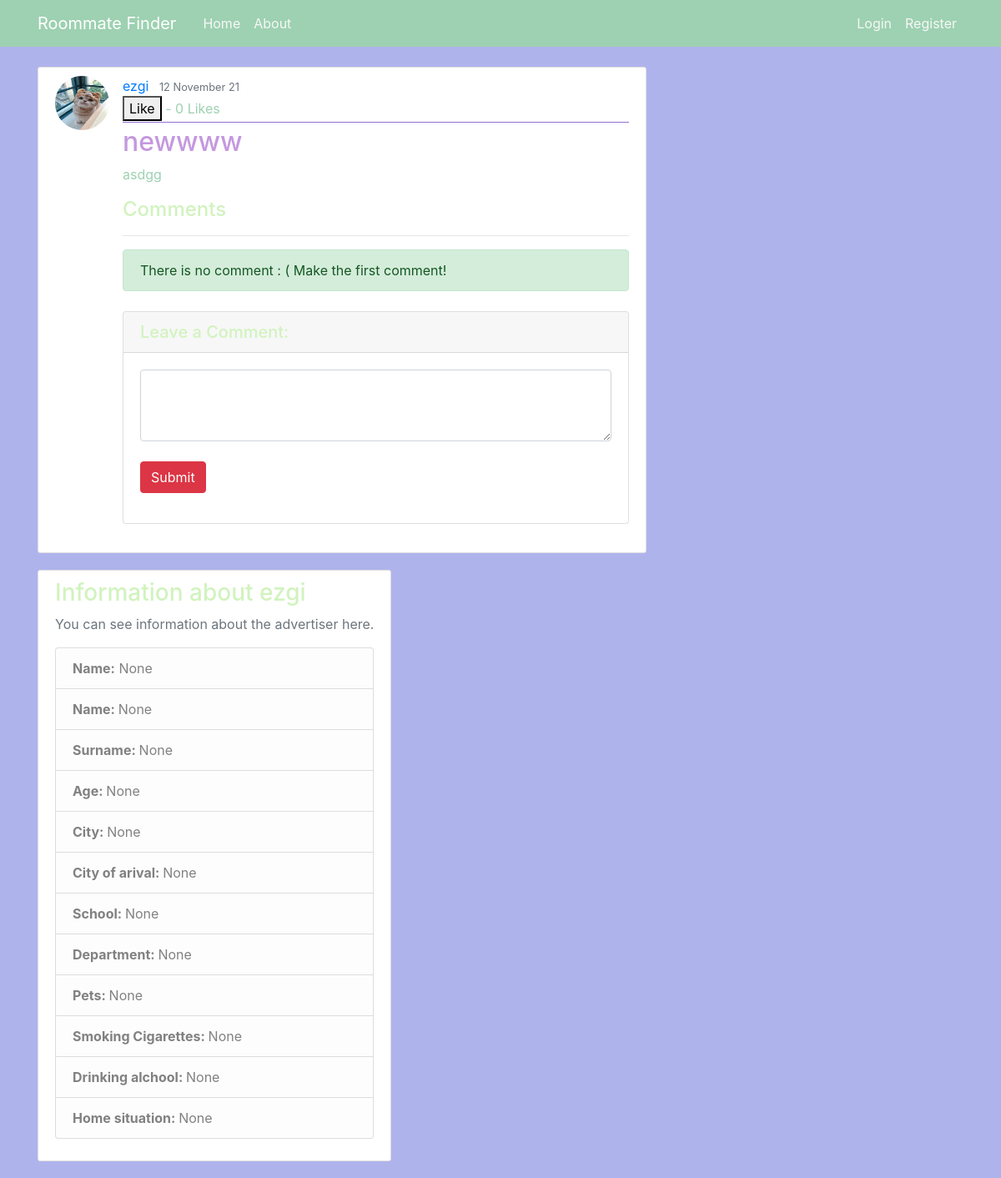
Before: /post/10/ with the older database file.
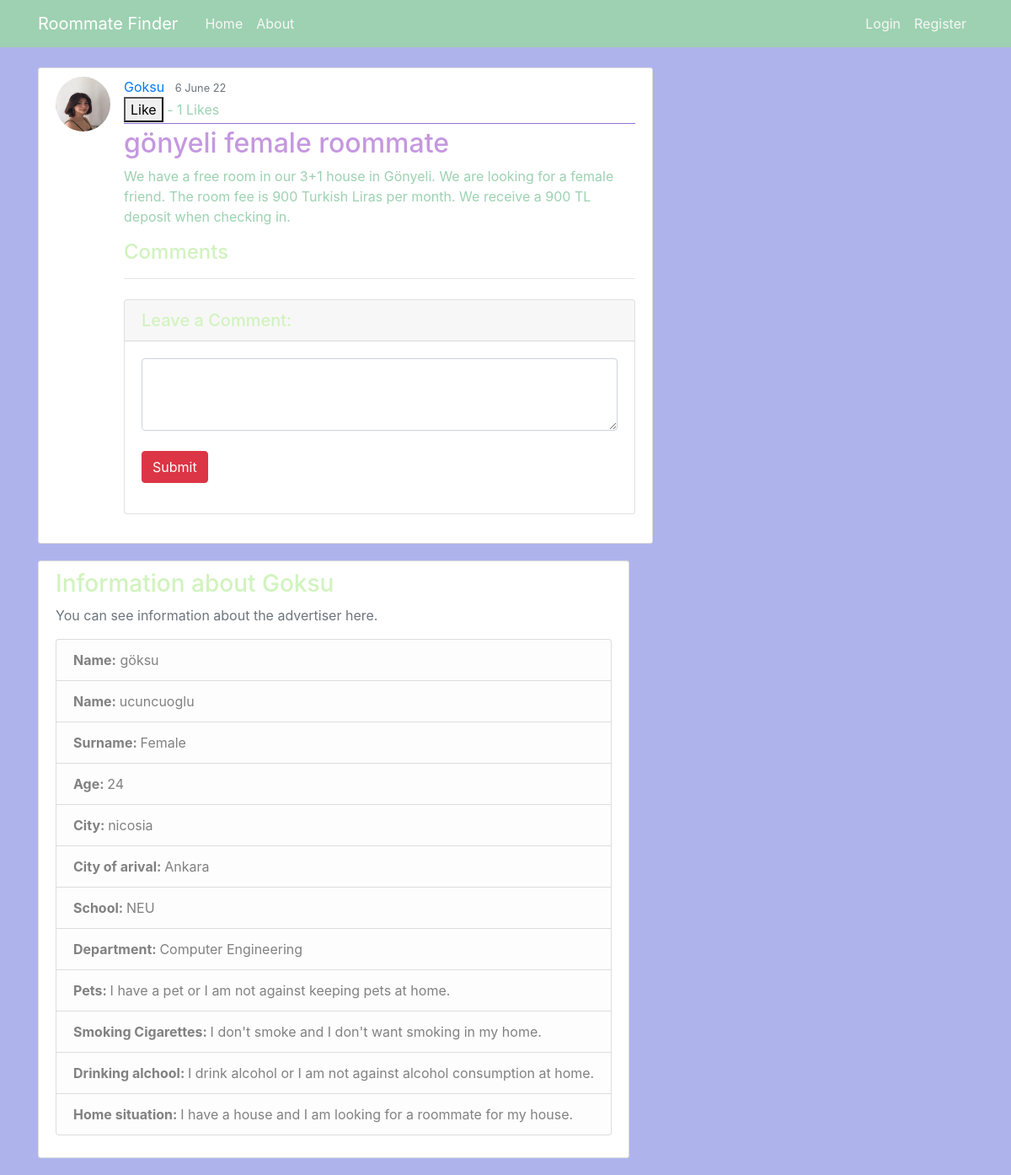
After: the same page with the newer database file.
### blog/models.py (models this page shows, shortened)
class Post(models.Model):
    title = models.CharField(max_length=100)
    content = models.TextField()
    date_posted = models.DateTimeField(default=timezone.now)
    author = models.ForeignKey(User, on_delete=models.CASCADE)

### users/models.py (models this page shows, shortened)
class Profile(models.Model):
    GENDER_CHOICES = (('Male', 'Male'),('Female', 'Female'))
    CITIES=(('nicosia','nicosia'),('famagusta','famagusta'),('kyrenia','kyrenia'),('omorfo','omorfo'),('lefka','lefka'))
    PETS=(('I have a pet or I am not against keeping pets at home.','I have a pet or I am not against keeping pets at home.'),("I don't have a pet and I don't want any pets in my house.","I don't have a pet and I don't want any pets in my house."))
    SMOKE=(("I smoke or I am not against smoking in the home.","I smoke or I am not against smoking in the home."),("I don't smoke and I don't want smoking in my home.", "I don't smoke and I don't want smoking in my home."))
    ALCHOOL=(("I drink alcohol or I am not against alcohol consumption at home.","I drink alcohol or I am not against alcohol consumption at home."),("I do not drink alcohol and I do not want alcohol consumed in my home.","I do not drink alcohol and I do not want alcohol consumed in my home."))
    HOME=(("I have a house and I am looking for a roommate for my house.","I have a house and I am looking for a roommate for my house."),("I do not have a house, I am looking for a house and roommate.","I do not have a house, I am looking for a house and roommate."))
    user = models.OneToOneField(User, on_delete=models.CASCADE,null=True)
    image = models.ImageField(default='default.jpeg', upload_to='profile_pics')
    name = models.CharField(max_length=100,null=True)
    surname = models.CharField(max_length=100,null=True)
    gender = models.CharField(choices=GENDER_CHOICES, max_length=100,null=True)
    age= models.CharField(max_length=50,null=True)
    city= models.CharField(choices=CITIES, max_length=100,null=True)
    cityofarival= models.CharField(max_length=100,null=True)
    school= models.CharField(max_length=100,null=True)
    department= models.CharField(max_length=100,null=True)
    pets= models.CharField(choices=PETS, max_length=100,null=True)
    smoke= models.CharField(choices=SMOKE, max_length=100,null=True)
    alchool= models.CharField(choices=ALCHOOL, max_length=100,null=True)
    home=models.CharField(choices=HOME, max_length=100,null=True)

### blog/views.py (the view)
# urls.py: path('post/<int:pk>/',PostDetailView.as_view() ,name='blog-home-post'),
class PostDetailView(DetailView):
    model = Post
    def get_context_data(self, **kwargs):
        context = super(PostDetailView,self).get_context_data(**kwargs)
        p = Post.objects.get(id=self.kwargs['pk'])
        number_of_likes = p.like_set.all().count()
        print(number_of_likes)
        context["number_of_likes"]= number_of_likes
        comments = p.comments.all()
        context["comments"]= comments
        return context

### blog/templates/blog/post_detail.html (shortened to what this page needs)
{% extends "blog/base.html" %}
{% block content %}
    <article class="media content-section">
        <img class="rounded-circle article-img" src="{{object.author.profile.image.url}}">
        <div class="media-body">
            <div class="article-metadata">
                <a class="mr-2" href="{% url 'blog:user-posts' object.author.username %}">{{ object.author }}</a>
                <small class="text-muted">{{object.date_posted|date:"j F y" }}</small>
		{% if object.author != user %}
               <form action = "{% url 'blog:like' object.pk %}"
               method="POST">
                   <button type ='submit',name="post_id",value="{{object.pk}}",class="btn btn-danger">Like </button> - {{ number_of_likes}} Likes
               </form>
               {% endif %}
            </div>
            <h2 class="article-title">{{ object.title }}</h2>
            <p class="article-content">{{ object.content }}</p>
	<h4>Comments</h4>
  <hr>
  {% if comments %}
  {% for comment in comments %}
  {% if user.is_authenticated %}
  <div class="media mb-4">
              <div class="media-body" style="with: 15px;">
      <h5 style="color: rgb(165, 165, 240);display: inline;">
          {{comment.comment_author}}
      {% if request.user.id == comment.comment_author.user_id %}
      <a href="{% url 'blog:comment_remove' comment.pk %}" style="float:right">&#9747;</a>
      {% endif %}
      </h5>
       <p style="color:rgb(69, 68, 68);display: inline;"><small>{{comment.comment_date}}</small></p>
     <br>
     <p>{{comment.comment_content|linebreaks}}</p>
    </div>
  </div>
  {% endif %}
  {% endfor %}
  {% else %}
  <div class = "alert alert-success">
    There is no comment : (   Make the first comment!
  </div>
  {% endif %}
  <div class="card my-4">
    <h5 class="card-header">Leave a Comment:</h5>
    <div class="card-body">
      <form method = "POST" action = "{% url 'blog:comment' object.pk %}">
        <div class="form-group">
          <textarea name = "comment_content" class="form-control" rows="3"></textarea>
<br>
        <button type="submit" class="btn btn-danger">Submit</button>
      </form>
    </div>
  </div>
</div>
        </div>
<article>
<main role="main" class="container">
        <div class="row">
       <div class="col-md-16">
            <div class="content-section">
            <h3>Information about {{ object.author.username }} </h3>
            <p class='text-muted'>You can see information about the advertiser here.
                <ul class="list-group">
                <li class="list-group-item
                list-group-item-light"><b>Name:</b> {{object.author.profile.name}}</li>
                <li class="list-group-item list-group-item-light"><b>Name: </b>{{object.author.profile.surname}}</li>
                <li class="list-group-item list-group-item-light"><b>Surname: </b>{{object.author.profile.gender}}</li>
                <li class="list-group-item list-group-item-light"><b>Age: </b>{{object.author.profile.age}}</li>
                <li class="list-group-item list-group-item-light"><b>City: </b>{{object.author.profile.city}}</li>
		<li class="list-group-item list-group-item-light"><b>City of arival: </b>{{object.author.profile.cityofarival}}</li>
                <li class="list-group-item list-group-item-light"><b>School: </b>{{object.author.profile.school}}</li>
                <li class="list-group-item list-group-item-light"><b>Department: </b>{{object.author.profile.department}}</li>
                <li class="list-group-item list-group-item-light"><b>Pets: </b>{{object.author.profile.pets}}</li>
		<li class="list-group-item list-group-item-light"><b>Smoking Cigarettes: </b>{{object.author.profile.smoke}}</li>
                <li class="list-group-item list-group-item-light"><b>Drinking alchool: </b>{{object.author.profile.alchool}}</li>
                <li class="list-group-item list-group-item-light"><b>Home situation: </b>{{object.author.profile.home}}</li>
		</ul>
            </p>
            </div>
        </div>
     </div>
    </main>
</article>
{% endblock content %}

### blog/templates/blog/base.html (shortened to what this page needs)
{% load static %}
<!DOCTYPE html>
<html>
<head>
    <link rel="stylesheet" href="https://maxcdn.bootstrapcdn.com/bootstrap/4.0.0/css/bootstrap.min.css">
    <link rel="stylesheet" type="text/css" href="{% static 'blog/main.css' %}" >
</head>
<body>
    <header class="site-header">
        <nav class="navbar navbar-expand-md navbar-dark bg-steel fixed-top">
          <div class="container">
            <a class="navbar-brand mr-4" href="{% url 'blog:blog-home' %}">Roommate Finder</a>
            <div class="collapse navbar-collapse" id="navbarToggle">
              <div class="navbar-nav mr-auto">
                <a class="nav-item nav-link" href="{% url 'blog:blog-home' %}">Home</a>
                <a class="nav-item nav-link" href="{% url 'blog:blog-about' %}">About</a>
              </div>
              <div class="navbar-nav">
                {% if user.is_authenticated %}
               <a class="nav-item nav-link" href="{% url 'blog:post-create' %}">New Post</a>
                <a class="nav-item nav-link" href="{% url 'profile' %}">Profile</a>
                <a class="nav-item nav-link" href="{% url 'logout' %}">Logout</a>
                {% else %}
                  <a class="nav-item nav-link" href="{% url 'login' %}">Login</a>
                  <a class="nav-item nav-link" href="{% url 'register' %}">Register</a>
                {% endif %}
              </div>
            </div>
          </div>
        </nav>
      </header>
    <main role="main" class="container">
        <div class="row">
        <div class="col-md-8">
          {% block content %}{% endblock %}
        </div>
    </main>
</body>
</html>

### blog/static/blog/main.css (style rules this page uses)
body { background: #afb3ec; color: #9dd1b1; margin-top: 5rem; }
h1, h2, h3, h4, h5, h6 { color: #d1f3be; }
ul { margin: 0; }
.bg-steel { background-color: #9dd1b1; }
.site-header .navbar-nav .nav-link { color: #f7f7f7; }
.content-section { background: #ffffff; padding: 10px 20px; border: 1px solid #dddddd; border-radius: 3px; margin-bottom: 20px; }
.article-title { color: #c598df; }
.article-content { white-space: pre-line; }
.article-img { height: 65px; width: 65px; margin-right: 16px; }
.article-metadata { padding-bottom: 1px; margin-bottom: 4px; border-bottom: 1px solid #926fd4 }

Changed rows visible on the page:
changed Post: author.profile.image: a different picture; author "ezgi" → "Goksu"; date_posted "12 November 21" → "6 June 22"; title "newwww" → "gönyeli female roommate"; content "asdgg" → "We have a free room in our 3+1 house in Gönyeli. We are looking for a female friend. The room fee is 900 Turkish Liras per month. We receive a 900 TL deposit when checking in."; author.username "ezgi" → "Goksu"; author.profile.name "None" → "göksu"; author.profile.surname "None" → "ucuncuoglu"; author.profile.gender "None" → "Female"; author.profile.age "None" → "24"; author.profile.city "None" → "nicosia"; author.profile.cityofarival "None" → "Ankara"; author.profile.school "None" → "NEU"; author.profile.department "None" → "Computer Engineering"; author.profile.pets "None" → "I have a pet or I am not against keeping pets at home."; author.profile.smoke "None" → "I don't smoke and I don't want smoking in my home."; author.profile.alchool "None" → "I drink alcohol or I am not against alcohol consumption at home."; author.profile.home "None" → "I have a house and I am looking for a roommate for my house."
Other visible differences:
{{ number_of_likes }}: "0" → "1"
text no longer shown: "There is no comment : ( Make the first comment!"
